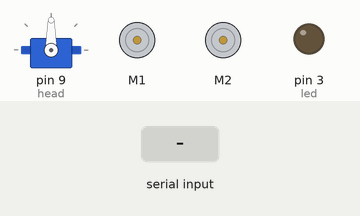
A sketch run on a simulated Arduino Uno, built with avr-gcc and run on an emulated ATmega328P. Parts: servo, 2 × DC motor (green arrow = forward, orange = backward, longer = faster), output pins drawn as LEDs (lit = HIGH). The test bench sets the inputs (shaded band). What the sketch prints to the serial monitor is not drawn.

Above: at 1.2 s.
1.3 s: "D" received over the second serial link
2.8 s: "A" received over the second serial link
At 3.9 s:
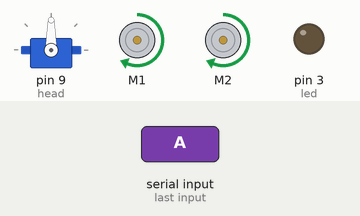
4.3 s: "B" received over the second serial link
At 5.0 s:
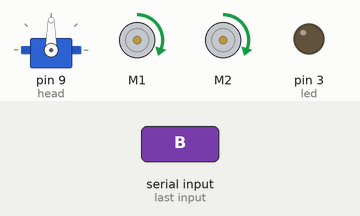
5.8 s: "C" received over the second serial link
At 6.2 s:
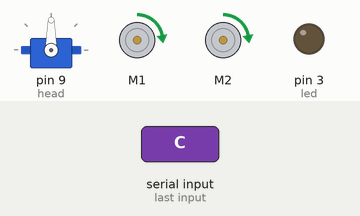
7.3 s: "E" received over the second serial link
At 8.5 s:
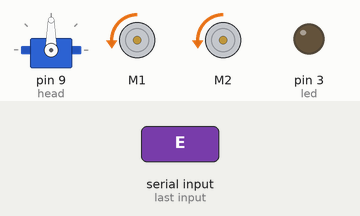
8.8 s: "F" received over the second serial link
At 9.7 s:
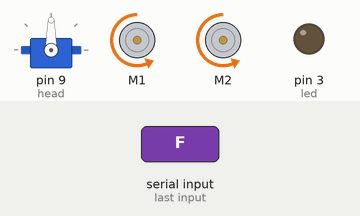
Timing chart, 0 to 11.3 s (numbered marks = the images above; inputs shaded):
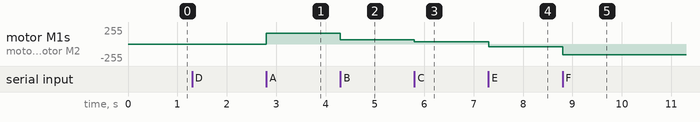

The sketch:

RX_433Mhz_Robot_mod_delay_vnh5019.ino
```cpp
/* The code was made by Tamás Imets for an Arduino UNO project
   This code controls the BB-8 Droid from the Star Wars: The Force Awakens,
   and works with Bluetooth RC Car application, using a HC-06 seriaé bluetooth module
   See more details at instructables.com/member/Imetomi
   Friday,  December 25, 2015
*/
#include "DualVNH5019MotorShield.h"
#include <Servo.h>
#include <SoftwareSerial.h>
int command = 0;  //incoming serial data
DualVNH5019MotorShield md;

int battery;
int led = 3;
SoftwareSerial bluetooth(A0, A1);
int cmd;

Servo head;
void setup() {
  bluetooth.begin(9600);
  Serial.begin(9600); // set up Serial library at 9600 bps - this is the speed the serial interface will work all
  head.attach(9); //attach servo to pin D9 or to servo2 on motor shield
  // md.setM1Speed(255); //set default speed
  // md.setM2Speed(255); //set default speed
  md.init();
  pinMode(led, OUTPUT); //connect here the blue LED
}


void loop() {

  if (bluetooth.available()) {
    cmd = bluetooth.read();
    Serial.write(cmd);
    switch (cmd)
    {
      case 'D':
        md.setM1Speed(0); // stopped
        md.setM2Speed(0); // stopped
        break;

      case 'A':
        md.setM1Speed(255);
        md.setM2Speed(255);
        break;

      case 'B':
        md.setM1Speed(100);
        md.setM2Speed(100);
        break;

      case 'C':
        md.setM1Speed(50);
        md.setM2Speed(50);
        break;

      case 'E':
        md.setM1Speed(-70);
        md.setM2Speed(-70);
        break;

      case 'F':
        md.setM1Speed(-255);
        md.setM2Speed(-255);
        break;

      case 'G':
        md.setM1Speed(255);
        md.setM2Speed(-255);
        break;

      case 'H':
        md.setM1Speed(100);
        md.setM2Speed(-100);
        break;

      case 'I':
        md.setM1Speed(50);
        md.setM1Speed(-50);
        break;

      case 'J':
        md.setM1Speed(-50);
        md.setM2Speed(50);
        break;

      case 'K':
        md.setM1Speed(-100);
        md.setM2Speed(100);
        break;

      case 'L':
        md.setM1Speed(-255);
        md.setM2Speed(255);
        break;


      case '0':
        digitalWrite(led, LOW);
        break;
      case '1':
        analogWrite(led, 50);
        break;
      case '2':
        analogWrite(led, 100);
        break;
      case '3':
        analogWrite(led, 150);
        break;
      case '4':
        analogWrite(led, 200);
        break;
      case '5':
        analogWrite(led, 255);
        break;
    }
  }

}
```

Measured:
- after the input at 2.8 s, motor M1, motor M2: stopped → forward 162/255 at once
- after the input at 4.3 s, motor M1, motor M2: forward 162/255 → forward 63/255 at once
- after the input at 5.8 s, motor M1, motor M2: forward 63/255 → forward 31/255 at once
- after the input at 7.3 s, motor M1, motor M2: forward 31/255 → backward 44/255 at once
- after the input at 8.8 s, motor M1, motor M2: backward 44/255 → backward 162/255 at once
